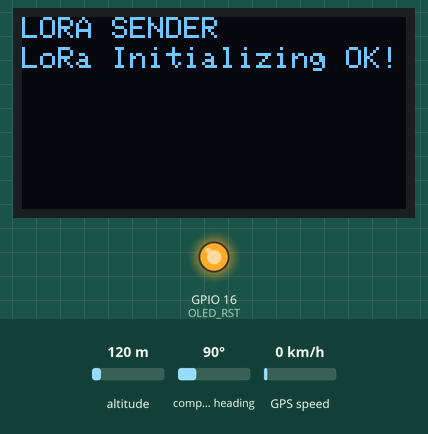
Recording of a sketch running on a simulated ESP32. Shown: 128×64 one-colour display, output pins drawn as LEDs (lit = HIGH). Inputs (shaded band) come from the test bench; at power-on: altitude 120 m, compass heading 90°, GPS speed 0 km/h. The GPS gets a fix after 3 s at 37.7749, -122.4194 with 8 satellites; no radio packets arrive unless stated; what the sketch prints to the serial monitor is not drawn.

Above: at 0.2 s.
At 2.3 s:
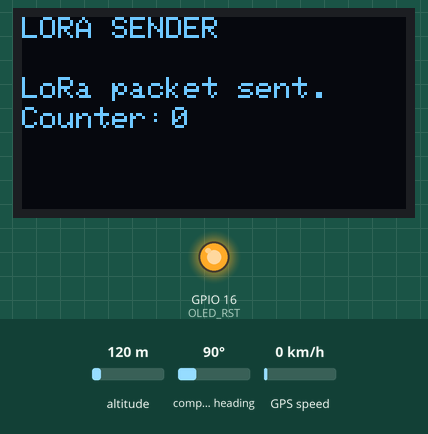
At 12.5 s:
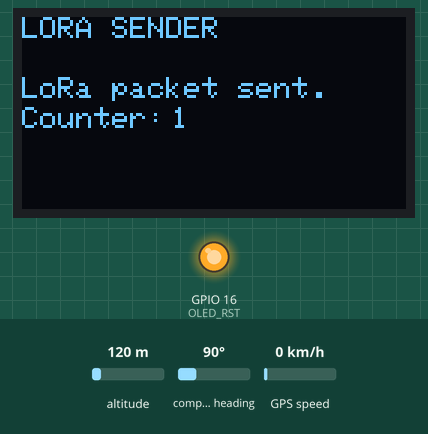

The sketch:

TEST7.ino
```cpp
/*********
  Andrewiller
*********/
//Sender

//Libraries for LoRa
#include <SPI.h>
#include <LoRa.h>

//Libraries for OLED Display
#include <Wire.h>
#include <Adafruit_GFX.h>
#include <Adafruit_SSD1306.h>


// #include <TinyGPS++.h>
// #include <SoftwareSerial.h>
// SoftwareSerial GPS(3, 1); // RX, TX


float latitude, longitude, speed;
#define SCK     5
#define MISO    19
#define MOSI    27
#define SS      18
#define RST     23
#define DI0     26
#define BAND  915E6

//433E6 for Asia
//866E6 for Europe
//915E6 for North America


//OLED pins
#define OLED_SDA 21
#define OLED_SCL 22
#define OLED_RST 16
#define SCREEN_WIDTH 128 // OLED display width, in pixels
#define SCREEN_HEIGHT 64 // OLED display height, in pixels

#include <TinyGPS++.h>
#include <SoftwareSerial.h>

static const int RXPin = 16, TXPin = 17;
static const uint32_t GPSBaud = 115200;

// The TinyGPS++ object
TinyGPSPlus gps;

// The serial connection to the GPS device
SoftwareSerial ss(RXPin, TXPin);
//packet counter
int counter = 0;

Adafruit_SSD1306 display(SCREEN_WIDTH, SCREEN_HEIGHT, &Wire, OLED_RST);

void setup() {
  //initialize Serial Monitor
  Serial.begin(115200);
  ss.begin(GPSBaud);
  //reset OLED display via software
  pinMode(OLED_RST, OUTPUT);
  digitalWrite(OLED_RST, LOW);
  delay(20);
  digitalWrite(OLED_RST, HIGH);

  //initialize OLED
  Wire.begin(OLED_SDA, OLED_SCL);
  if(!display.begin(SSD1306_SWITCHCAPVCC, 0x3c, false, false)) { // Address 0x3C for 128x32
    Serial.println(F("SSD1306 allocation failed"));
    for(;;); // Don't proceed, loop forever
  }

  display.clearDisplay();
  display.setTextColor(WHITE);
  display.setTextSize(1);
  display.setCursor(0,0);
  display.print("LORA SENDER ");
  display.display();

  Serial.println("LoRa Sender Test");

  //SPI LoRa pins
  SPI.begin(SCK, MISO, MOSI, SS);
  //setup LoRa transceiver module
  LoRa.setPins(SS, RST, DI0);

  if (!LoRa.begin(BAND)) {
    Serial.println("Starting LoRa failed!");
    while (1);
  }
  Serial.println("LoRa Initializing OK!");
  display.setCursor(0,10);
  display.print("LoRa Initializing OK!");
  display.display();
  delay(2000);
}

void loop() {

  Serial.print("Sending packet: ");
  Serial.println(counter);

  //Send LoRa packet to receiver
  LoRa.beginPacket();
  LoRa.print("ํKUSE YIC");
  LoRa.print(counter);
  LoRa.endPacket();

  display.clearDisplay();
  display.setCursor(0,0);
  display.println("LORA SENDER");
  display.setCursor(0,20);
  display.setTextSize(1);
  display.print("LoRa packet sent.");
  display.setCursor(0,30);
  display.print("Counter:");
  display.setCursor(50,30);
  display.print(counter);
  display.display();

  counter++;

  delay(10000);

  // This sketch displays information every time a new sentence is correctly encoded.
  while (ss.available() > 0) {
    gps.encode(ss.read());
    if (gps.location.isUpdated()) {
      // Latitude in degrees (double)
      Serial.print("Latitude= ");
      Serial.print(gps.location.lat(), 6);
      // Longitude in degrees (double)
      Serial.print(" Longitude= ");
      Serial.println(gps.location.lng(), 6);

      // Raw latitude in whole degrees
      Serial.print("Raw latitude = ");
      Serial.print(gps.location.rawLat().negative ? "-" : "+");
      Serial.println(gps.location.rawLat().deg);
      // ... and billionths (u16/u32)
      Serial.println(gps.location.rawLat().billionths);

      // Raw longitude in whole degrees
      Serial.print("Raw longitude = ");
      Serial.print(gps.location.rawLng().negative ? "-" : "+");
      Serial.println(gps.location.rawLng().deg);
      // ... and billionths (u16/u32)
      Serial.println(gps.location.rawLng().billionths);

      // Raw date in DDMMYY format (u32)
      Serial.print("Raw date DDMMYY = ");
      Serial.println(gps.date.value());

      // Year (2000+) (u16)
      Serial.print("Year = ");
      Serial.println(gps.date.year());
      // Month (1-12) (u8)
      Serial.print("Month = ");
      Serial.println(gps.date.month());
      // Day (1-31) (u8)
      Serial.print("Day = ");
      Serial.println(gps.date.day());

      // Raw time in HHMMSSCC format (u32)
      Serial.print("Raw time in HHMMSSCC = ");
      Serial.println(gps.time.value());

      // Hour (0-23) (u8)
      Serial.print("Hour = ");
      Serial.println(gps.time.hour());
      // Minute (0-59) (u8)
      Serial.print("Minute = ");
      Serial.println(gps.time.minute());
      // Second (0-59) (u8)
      Serial.print("Second = ");
      Serial.println(gps.time.second());
      // 100ths of a second (0-99) (u8)
      Serial.print("Centisecond = ");
      Serial.println(gps.time.centisecond());

      // Raw speed in 100ths of a knot (i32)
      Serial.print("Raw speed in 100ths/knot = ");
      Serial.println(gps.speed.value());
      // Speed in knots (double)
      Serial.print("Speed in knots/h = ");
      Serial.println(gps.speed.knots());
      // Speed in miles per hour (double)
      Serial.print("Speed in miles/h = ");
      Serial.println(gps.speed.mph());
      // Speed in meters per second (double)
      Serial.print("Speed in m/s = ");
      Serial.println(gps.speed.mps());
      // Speed in kilometers per hour (double)
      Serial.print("Speed in km/h = ");
      Serial.println(gps.speed.kmph());

      // Raw course in 100ths of a degree (i32)
      Serial.print("Raw course in degrees = ");
      Serial.println(gps.course.value());
      // Course in degrees (double)
      Serial.print("Course in degrees = ");
      Serial.println(gps.course.deg());

      // Raw altitude in centimeters (i32)
      Serial.print("Raw altitude in centimeters = ");
      Serial.println(gps.altitude.value());
      // Altitude in meters (double)
      Serial.print("Altitude in meters = ");
      Serial.println(gps.altitude.meters());
      // Altitude in miles (double)
      Serial.print("Altitude in miles = ");
      Serial.println(gps.altitude.miles());
      // Altitude in kilometers (double)
      Serial.print("Altitude in kilometers = ");
      Serial.println(gps.altitude.kilometers());
      // Altitude in feet (double)
      Serial.print("Altitude in feet = ");
      Serial.println(gps.altitude.feet());

      // Number of satellites in use (u32)
      Serial.print("Number os satellites in use = ");
      Serial.println(gps.satellites.value());

      // Horizontal Dim. of Precision (100ths-i32)
      Serial.print("HDOP = ");
      Serial.println(gps.hdop.value());
    }
  }
}
 
```

Measured:
- what the display in image 0 shows lasts 2.1 s, from 0.1 s to 2.2 s
- what the display in image 1 shows lasts 10.2 s, from 2.2 s to 12.4 s
